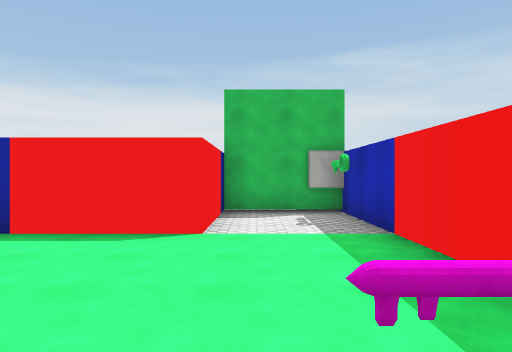
view 1 (above)

19 first-person views from a walk through a Unity game level. The camera is 1.5 m above the floor, looks level and sees 70° across. The floor is counted in squares, 2 m on a side. Each view is taken from the middle of a square. On the plan, view 1 faces up. The plan holds only what a view shows up to about 11 squares ahead; the rest is blank. The place goes on beyond the plan. The player character is not drawn. Surface patterns are stand-ins for the level's own textures.

view 2
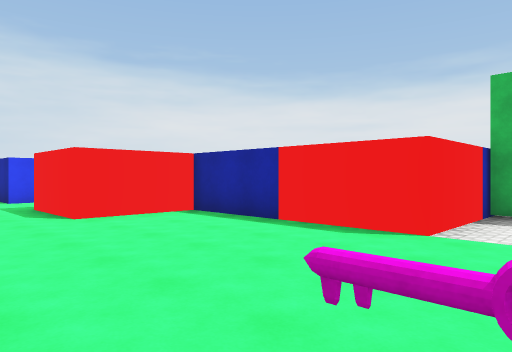

view 3
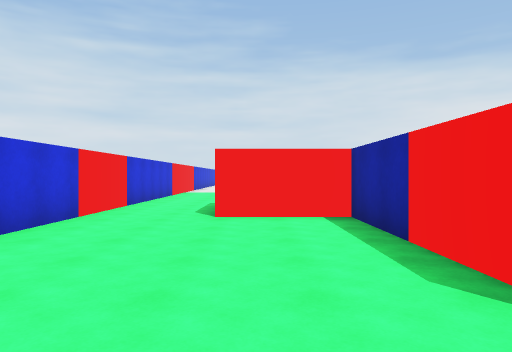

view 4
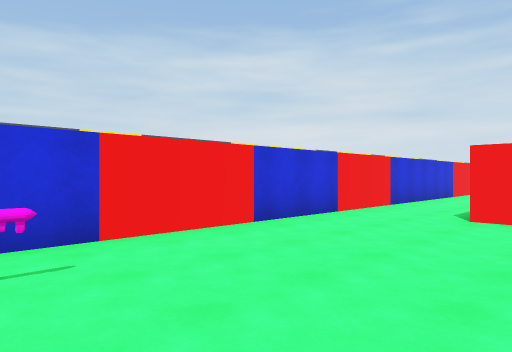

view 5
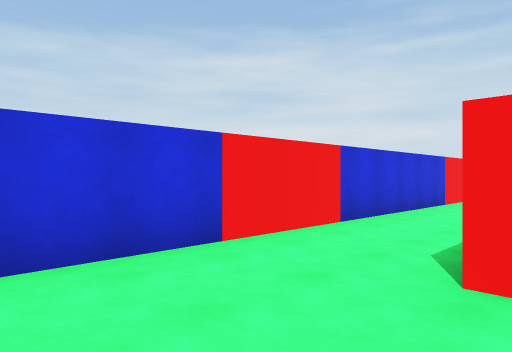

view 6
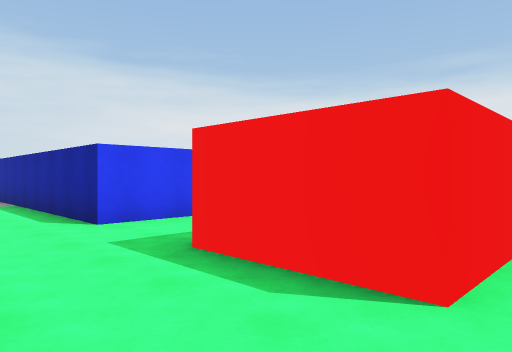

view 7
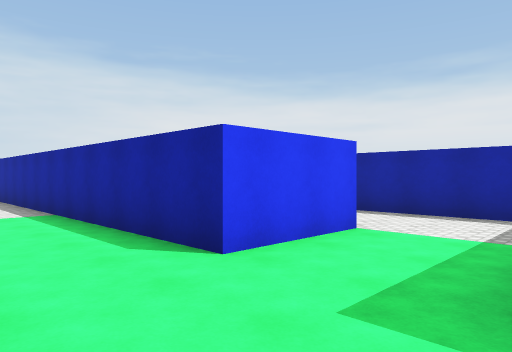

view 8
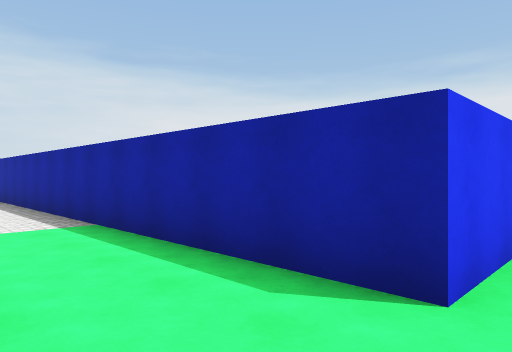

view 9
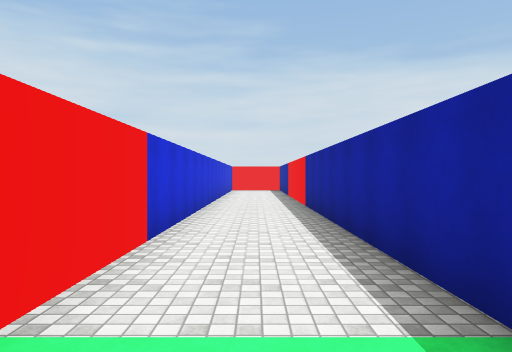

view 10
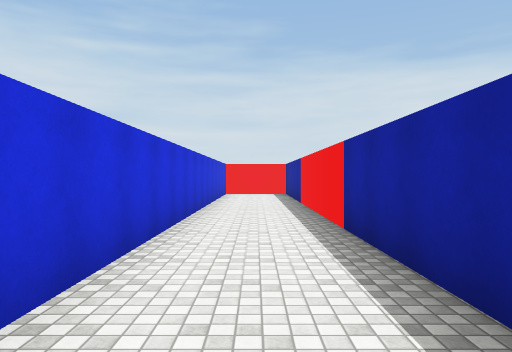

view 11
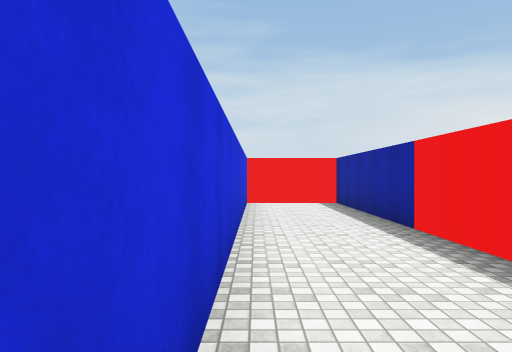

view 12
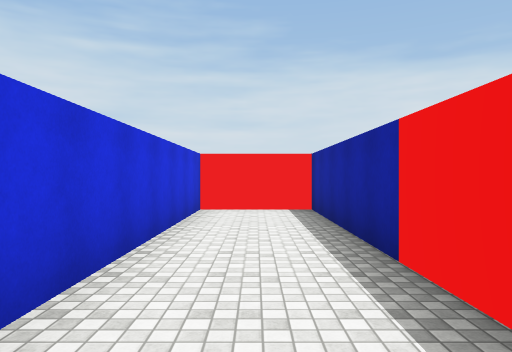

view 13
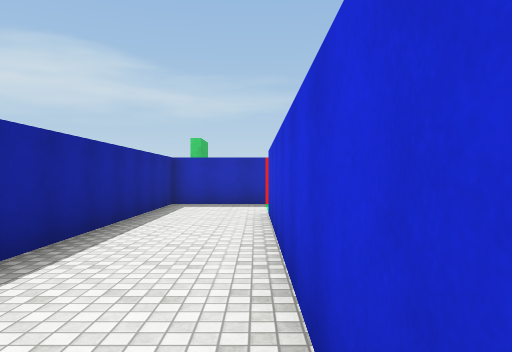

view 14
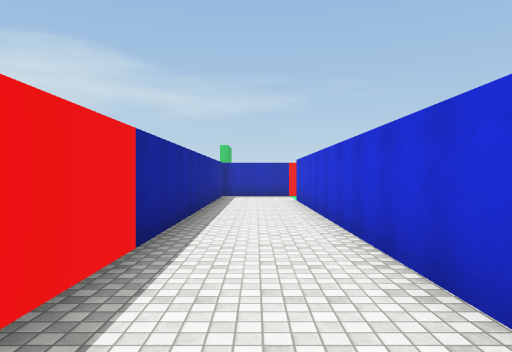

view 15
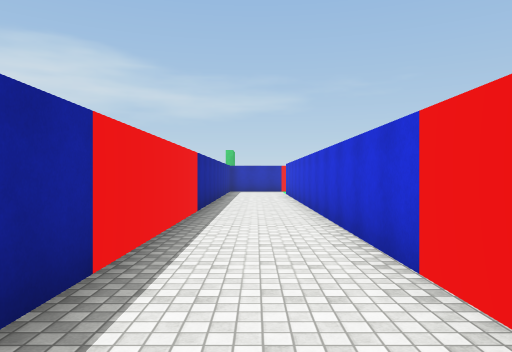

view 16
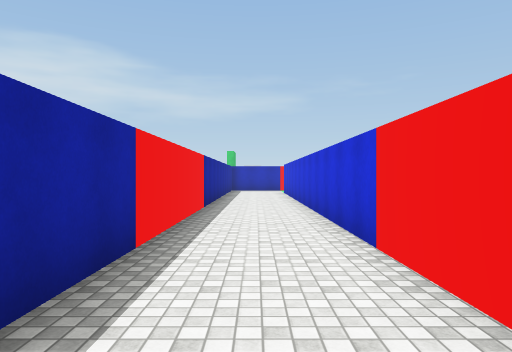

view 17
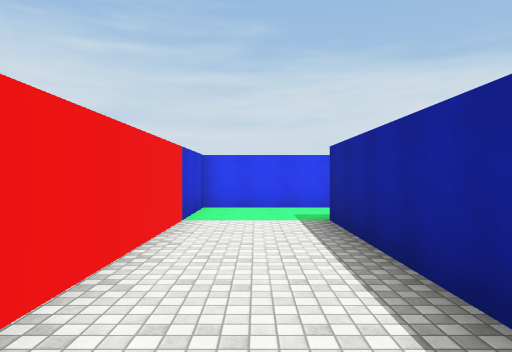

view 18
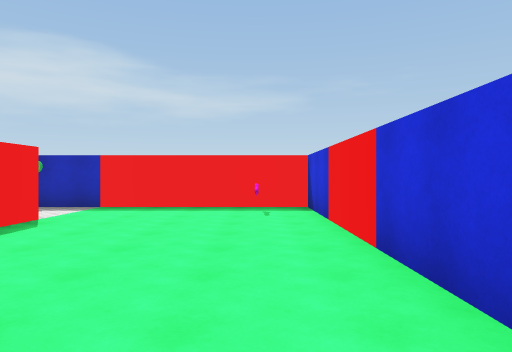

view 19
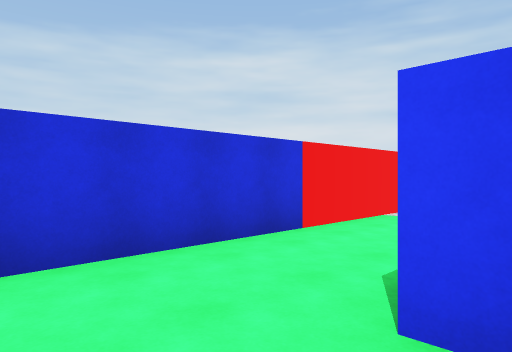

### Floor plan
Points are (right, up) in squares from view 1. A wall is a line through its corners. A room is listed if a view was taken in it or the views show most of it. See-through windows are left out.
Room 1 (views 1, 2, 3, 4, 5, 6, 7, 8, 9, 10, 11, 12, 18)
walls: (-10.7, 2.3) (-33.2, 2.3) (-33.2, -0.2) (1.8, -0.2) (1.8, 7.6); (-0.7, 8.1) (-0.7, 4.8) (-5.7, 4.8) (-5.7, 2.3) (-8.2, 2.3)
ways out: opening at (-9.5, 3.5) to room 2
objects: other object (0, 8) to (1, 8); other object (1, 1)
Room 2 (views 13, 14, 15, 16, 17, 19)
walls: (-10.7, 4.8) (-10.7, 2.3); (-8.2, 4.6) (-8.2, 7.2) (-28.2, 7.2); (-30.7, 7.8) (-30.7, 4.7) (-11, 4.7)
ways out: opening at (-9.5, 3.5) to room 1; opening at (-29.5, 8.5)

Positions as (right, up) in squares from view 1, and headings:
1: (0, 0), facing up
2: (1, 0), facing up-left
3: (1, 3), facing left
4: (1, 4), facing down-left
5: (-3, 3), facing down-left
6: (-5, 0), facing up-left
7: (-8, 0), facing up-left
8: (-10, 0), facing up-left
9: (-14, 1), facing left
10: (-18, 1), facing left
11: (-23, 0), facing left
12: (-25, 1), facing left
13: (-18, 5), facing right
14: (-22, 6), facing right
15: (-26, 6), facing right
16: (-27, 6), facing right
17: (-22, 6), facing left
18: (-7, 1), facing right
19: (-9, 3), facing down-left
